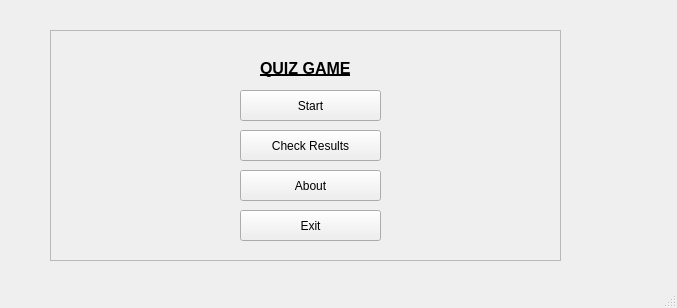
<?xml version="1.0" encoding="UTF-8"?>
<ui version="4.0">
 <class>MainWindow</class>
 <widget class="QMainWindow" name="MainWindow">
  <property name="geometry">
   <rect>
    <x>0</x>
    <y>0</y>
    <width>677</width>
    <height>308</height>
   </rect>
  </property>
  <property name="windowTitle">
   <string>MainWindow</string>
  </property>
  <widget class="QWidget" name="centralwidget">
   <widget class="QFrame" name="frame">
    <property name="enabled">
     <bool>true</bool>
    </property>
    <property name="geometry">
     <rect>
      <x>50</x>
      <y>30</y>
      <width>511</width>
      <height>231</height>
     </rect>
    </property>
    <property name="frameShape">
     <enum>QFrame::StyledPanel</enum>
    </property>
    <property name="frameShadow">
     <enum>QFrame::Raised</enum>
    </property>
    <widget class="QToolButton" name="toolButtonStart">
     <property name="geometry">
      <rect>
       <x>190</x>
       <y>60</y>
       <width>141</width>
       <height>31</height>
      </rect>
     </property>
     <property name="text">
      <string>Start</string>
     </property>
    </widget>
    <widget class="QToolButton" name="toolButtonAbout">
     <property name="geometry">
      <rect>
       <x>190</x>
       <y>140</y>
       <width>141</width>
       <height>31</height>
      </rect>
     </property>
     <property name="text">
      <string>About</string>
     </property>
    </widget>
    <widget class="QToolButton" name="toolButtonExit">
     <property name="geometry">
      <rect>
       <x>190</x>
       <y>180</y>
       <width>141</width>
       <height>31</height>
      </rect>
     </property>
     <property name="text">
      <string>Exit</string>
     </property>
    </widget>
    <widget class="QToolButton" name="toolButtonCheckResults">
     <property name="geometry">
      <rect>
       <x>190</x>
       <y>100</y>
       <width>141</width>
       <height>31</height>
      </rect>
     </property>
     <property name="text">
      <string>Check Results</string>
     </property>
    </widget>
    <widget class="QLabel" name="label">
     <property name="geometry">
      <rect>
       <x>210</x>
       <y>20</y>
       <width>161</width>
       <height>51</height>
      </rect>
     </property>
     <property name="styleSheet">
      <string notr="true">font: 16pt &quot;Microsoft Tai Le&quot;;</string>
     </property>
     <property name="text">
      <string>&lt;html&gt;&lt;head/&gt;&lt;body&gt;&lt;p&gt;&lt;span style=&quot; font-size:18pt; font-weight:600; text-decoration: underline; vertical-align:super;&quot;&gt;QUIZ GAME&lt;/span&gt;&lt;/p&gt;&lt;/body&gt;&lt;/html&gt;</string>
     </property>
    </widget>
   </widget>
  </widget>
  <widget class="QMenuBar" name="menubar">
   <property name="geometry">
    <rect>
     <x>0</x>
     <y>0</y>
     <width>677</width>
     <height>21</height>
    </rect>
   </property>
  </widget>
  <widget class="QStatusBar" name="statusbar"/>
 </widget>
 <resources/>
 <connections/>
</ui>
